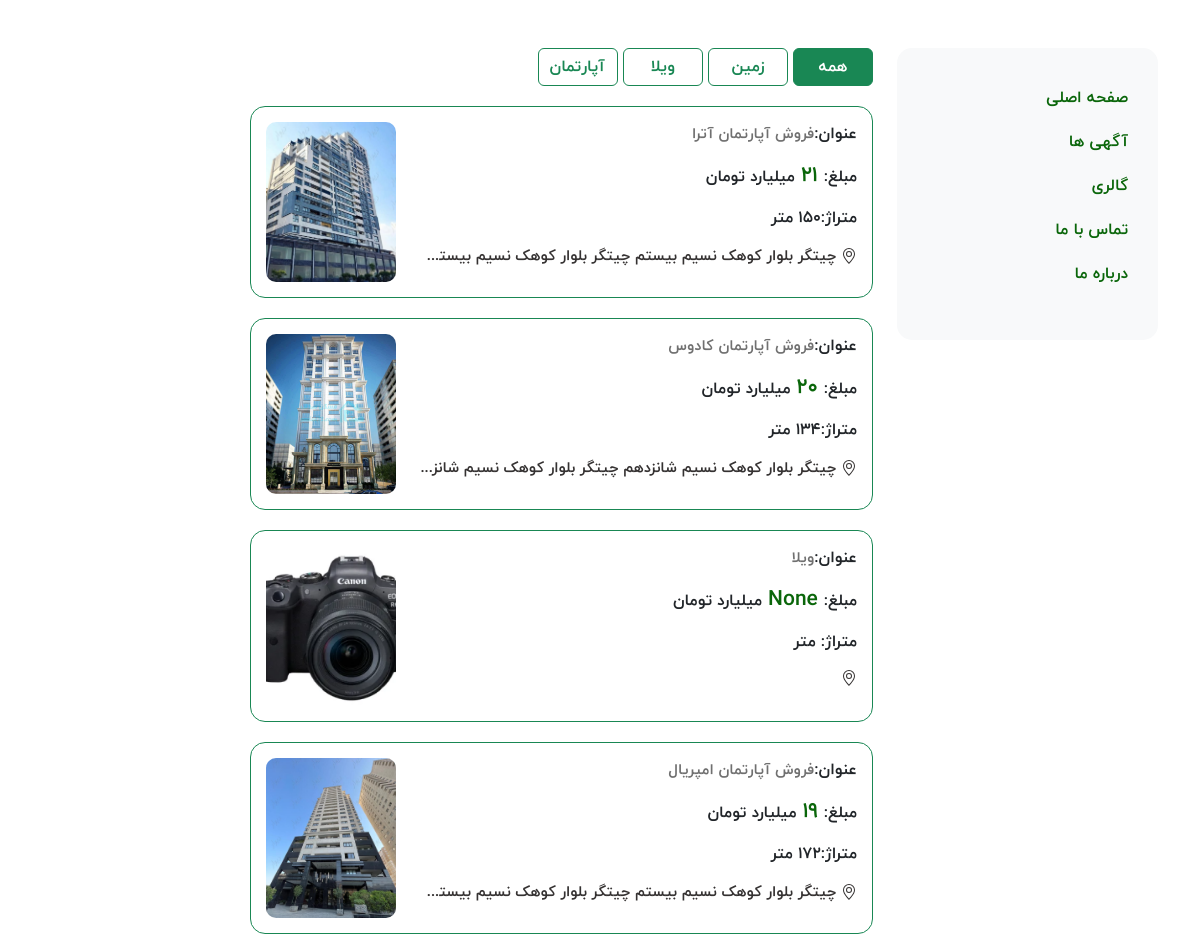
/Ads/AllAds (upper part), run on an earlier commit of the app's database.
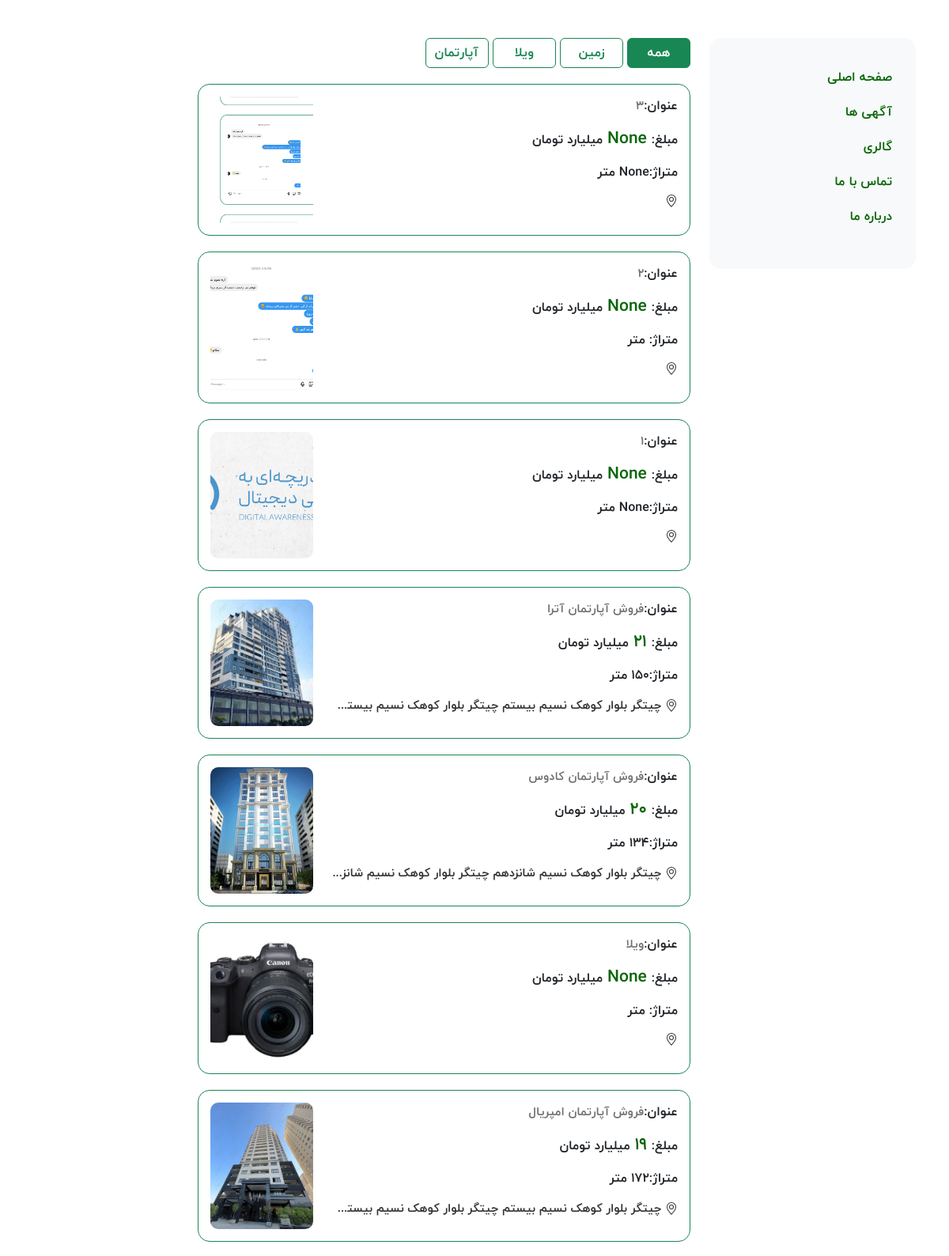
And on a later commit of the database.
### Ads/models.py (models this page shows, shortened)
class Apartment(models.Model):
    fa_db_name = models.CharField(max_length=20, editable=False, default='آپارتمان', verbose_name='نام جدول (فارسی)')
    en_db_name = models.CharField(max_length=20, editable=False, default='Apartment', verbose_name='نام جدول (انگلیسی)')
    title = models.CharField(max_length=200, verbose_name='عنوان')
    category = models.ForeignKey(Category, on_delete=models.CASCADE, blank=True, null=True, verbose_name='دسته بندی')
    NumberOfRooms = models.IntegerField(blank=True, null=True, verbose_name='تعداد اتاق خواب')
    floor = models.IntegerField(blank=True, null=True, verbose_name='طبقه')
    size = models.IntegerField(blank=True, null=True, verbose_name='متراژ')
    have_Warehouse = models.BooleanField(blank=True, null=True, verbose_name='آیا انباری دارد ؟')
    have_parking = models.BooleanField(blank=True, null=True, verbose_name='آیا پارکینگ دارد ؟')
    have_balcony = models.BooleanField(blank=True, null=True, verbose_name='آیا بالکن دارد ؟')
    PricePerMeter = models.BigIntegerField(blank=True, null=True,
                                           verbose_name='قیمت هر متر')
    totalPrice = models.BigIntegerField(blank=True, null=True,
                                        verbose_name='قیمت کل')
    address = models.TextField(blank=True, null=True, verbose_name='آدرس')
    description = models.TextField(blank=True, null=True, verbose_name='توضیحات')
    location = models.CharField(max_length=200, blank=True, null=True, verbose_name='آدرس در نقشه')
    dateTimeCreated = models.DateTimeField(auto_now_add=True, blank=True, null=True, editable=False,
                                           verbose_name='تاریخ و زمان ایجاد آگهی')
    priority = models.IntegerField(
        default=5,
        validators=[MinValueValidator(0), MaxValueValidator(10)],
        blank=True, null=True,
        verbose_name='اولویت',
    )
    pic1 = models.ImageField(upload_to='apartments', blank=True, null=True, verbose_name='عکس ۱')
    pic2 = models.ImageField(upload_to='apartments', blank=True, null=True, verbose_name='عکس ۲')
    pic3 = models.ImageField(upload_to='apartments', blank=True, null=True, verbose_name='عکس ۳')
    pic4 = models.ImageField(upload_to='apartments', blank=True, null=True, verbose_name='عکس ۴')
    pic5 = models.ImageField(upload_to='apartments', blank=True, null=True, verbose_name='عکس ۵')
    pic6 = models.ImageField(upload_to='apartments', blank=True, null=True, verbose_name='عکس ۶')
    class Meta:
        db_table = 'Apartment'
        verbose_name = 'آگهی آپارتمان'
        verbose_name_plural = 'آگهی آپارتمان ها'

class Villa(models.Model):
    fa_db_name = models.CharField(max_length=20, editable=False, default='ویلا', verbose_name='نام جدول (فارسی)')
    en_db_name = models.CharField(max_length=20, editable=False, default='Villa', verbose_name='نام جدول (انگلیسی)')
    title = models.CharField(max_length=200, verbose_name='عنوان')
    category = models.ForeignKey(Category, on_delete=models.CASCADE, blank=True, null=True, verbose_name='دسته بندی')
    landSize = models.IntegerField(blank=True, null=True, verbose_name='متراژ زمین')
    buildingSize = models.IntegerField(blank=True, null=True, verbose_name='متراژ بنا')
    NumberOfRooms = models.IntegerField(blank=True, null=True, verbose_name='تعداد اتاق خواب')
    PricePerMeter = models.BigIntegerField(blank=True, null=True,
                                           verbose_name='قیمت هر متر')
    totalPrice = models.BigIntegerField(blank=True, null=True,
                                        verbose_name='قیمت کل')
    address = models.TextField(blank=True, null=True, verbose_name='آدرس')
    description = models.TextField(blank=True, null=True, verbose_name='توضیحات')
    location = models.CharField(max_length=200, blank=True, null=True, verbose_name='آدرس در نقشه')
    dateTimeCreated = models.DateTimeField(auto_now_add=True, blank=True, null=True, editable=False,
                                           verbose_name='تاریخ و زمان ایجاد آگهی')
    priority = models.IntegerField(
        default=5,
        validators=[MinValueValidator(0), MaxValueValidator(10)],
        blank=True, null=True,
        verbose_name='اولویت',
    )
    pic1 = models.ImageField(upload_to='villas', blank=True, null=True, verbose_name='عکس ۱')
    pic2 = models.ImageField(upload_to='villas', blank=True, null=True, verbose_name='عکس ۲')
    pic3 = models.ImageField(upload_to='villas', blank=True, null=True, verbose_name='عکس ۳')
    pic4 = models.ImageField(upload_to='villas', blank=True, null=True, verbose_name='عکس ۴')
    pic5 = models.ImageField(upload_to='villas', blank=True, null=True, verbose_name='عکس ۵')
    pic6 = models.ImageField(upload_to='villas', blank=True, null=True, verbose_name='عکس ۶')
    class Meta:
        db_table = 'Villa'
        verbose_name = 'آگهی ویلا'
        verbose_name_plural = 'آگهی ویلا ها'

class Land(models.Model):
    fa_db_name = models.CharField(max_length=20, editable=False, default='زمین', verbose_name='نام جدول (فارسی)')
    en_db_name = models.CharField(max_length=20, editable=False, default='Land', verbose_name='نام جدول (انگلیسی)')
    title = models.CharField(max_length=200, verbose_name='عنوان')
    category = models.ForeignKey(Category, on_delete=models.CASCADE, blank=True, null=True, verbose_name='دسته بندی')
    size = models.IntegerField(blank=True, null=True, verbose_name='متراژ زمین')
    PricePerMeter = models.BigIntegerField(blank=True, null=True,
                                           verbose_name='قیمت هر متر')
    totalPrice = models.BigIntegerField(blank=True, null=True,
                                        verbose_name='قیمت کل')
    address = models.TextField(blank=True, null=True, verbose_name='آدرس')
    description = models.TextField(blank=True, null=True, verbose_name='توضیحات')
    location = models.CharField(max_length=200, blank=True, null=True, verbose_name='آدرس در نقشه')
    dateTimeCreated = models.DateTimeField(auto_now_add=True, blank=True, null=True, editable=False,
                                           verbose_name='تاریخ و زمان ایجاد آگهی')
    priority = models.IntegerField(
        default=5,
        validators=[MinValueValidator(0), MaxValueValidator(10)],
        blank=True, null=True,
        verbose_name='اولویت',
    )
    pic1 = models.ImageField(upload_to='lands', blank=True, null=True, verbose_name='عکس ۱')
    pic2 = models.ImageField(upload_to='lands', blank=True, null=True, verbose_name='عکس ۲')
    pic3 = models.ImageField(upload_to='lands', blank=True, null=True, verbose_name='عکس ۳')
    pic4 = models.ImageField(upload_to='lands', blank=True, null=True, verbose_name='عکس ۴')
    pic5 = models.ImageField(upload_to='lands', blank=True, null=True, verbose_name='عکس ۵')
    pic6 = models.ImageField(upload_to='lands', blank=True, null=True, verbose_name='عکس ۶')
    class Meta:
        db_table = 'Land'
        verbose_name = 'آگهی زمین'
        verbose_name_plural = 'آگهی زمین ها'

### Ads/views.py (the view)
# urls.py: path('AllAds', views.all_ads, name='AllAds'),
def all_ads(request):
    lands = Land.objects.all()
    villas = Villa.objects.all()
    apartments = Apartment.objects.all()
    all_ads = []
    for i in lands:
        all_ads.append(i)
    for i in villas:
        all_ads.append(i)
    for i in apartments:
        all_ads.append(i)
    all_ads = sorted(all_ads, key=lambda ad: ad.dateTimeCreated, reverse=True)
    footer_data = FooterData.objects.filter(is_active=True).last()
    context = {
        'lands': lands,
        'villas': villas,
        'apartments': apartments,
        'all_ads': all_ads,
        'FooterData': footer_data
    }
    return render(request, 'Ads/AllAds.html', context)

### Ads/templates/Ads/AllAds.html (shortened to what this page needs)
{% extends 'base/layout.html' %}
{% block main %}
    <div class="col-md-9 col-12 agahiha">
        <div class="buttons">
            <a href="{% url 'AllAds' %}" class="btn btn-success">همه</a>
            <a href="{% url 'showLandAds' %}" class="btn btn-outline-success">زمین</a>
            <a href="{% url 'showVillaAds' %}" class="btn btn-outline-success">ویلا</a>
            <a href="{% url 'showApartmentAds' %}" class="btn btn-outline-success">آپارتمان</a>
        </div>
        {% for apartment in all_ads %}
            <div class="box-agahi">
                <div class="row row-agahi">
                    <div class="col-lg-9 col-8 text">
                        <div class="information">
                            <p>عنوان:<span>{{ apartment.title }}</span></p>
                            <p>مبلغ:<span class="mablagh">{{ apartment.totalPrice }}</span>میلیارد تومان</p>
                            <p>متراژ:{{ apartment.size }} متر</p>
                            <p class="address">
                                {{ apartment.address }}
                            </p>
                        </div>
                    </div>
                    <div class="col-lg-3 col-4 d-flex photo-box">
                        <div class="photo-agahi">
                            <img
                                    src="{{ apartment.pic1.url }}"
                                    alt="{{ apartment.title }}"
                            />
                        </div>
                    </div>
                </div>
            </div>
        {% endfor %}
    </div>
{% endblock %}

### templates/base/layout.html (shortened to what this page needs)
{% load static %}
<html lang="fa" dir="rtl">
  <head>
    <link rel="stylesheet" href="{% static 'css/base/bootstrap.rtl.min.css' %}" />
    <link rel="stylesheet" href="{% static 'css/base/style.css' %}" />
  </head>
  <body>
    <div class="container">
      <div class="row mt-5">
        <div class="col-md-3">
            <div class="navbar navbar-expand-md bg-light ps-md-0 ps-2 mb-3">
            <div class="menu collapse navbar-collapse" id="navbarSupportedContent">
                <ul class="d-flex menu-member">
                <li><a href="{% url 'home' %}">صفحه اصلی</a></li>
                <li><a href="{% url 'AllAds' %}">آگهی ها</a></li>
                <li><a href="#">گالری</a></li>
                <li><a href="#">تماس با ما</a></li>
                <li><a href="#">درباره ما</a></li>
                </ul>
            </div>
            </div>
        </div>
        {% block main %}{% endblock %}
      </div>
    </div>
  </body>
</html>

### static/css/base/style.css (style rules this page uses)
body,h1, h2, h3, h4, h5, h6, .h1, .h2, .h3, .h4, .h5, .h6, span, .popover, p, input { font-family: yekan, roboto, serif !important; letter-spacing: 0 !important; font-weight: 500; direction: rtl; }
.menu a { text-decoration: none; color: rgb(10, 102, 10); }
.menu li { list-style: none; }
.menu { width: 100%; border-radius: 15px; }
.menu-member { flex-direction: column; gap: 20px; }
.menu-member { padding: 30px; }
.btn { width: 80px; }
.box-agahi { width: 75%; border: 1px solid #198754; margin-top: 20px; padding: 15px; border-radius: 15px; transition: all 0.3s; }
.photo-agahi { width: 180px; height: 160px; }
.photo-agahi img { width: 100%; height: 100%; object-fit: cover; border-radius: 10px; }
.photo-box { align-items: center; justify-content: center; }
.information p:nth-of-type(4) { overflow: hidden; white-space: nowrap; text-overflow: ellipsis; }
.information p span { font-size: 15px; color: rgb(112, 112, 112); font-weight: 300; line-height: 1.35; }
.mablagh { color: #0a660a !important; font-size: 21px !important; margin-left: 6px; margin-right: 6px; }
.address { font-size: 15px; color: rgb(53, 50, 50); }
.address svg { vertical-align: -3.3 }
.address { margin-bottom: 0; }
.navbar { border-radius: 15px; }

What changed in the data, as far as the page shows it:
added Land: title "3", totalPrice "None", size "None", pic1 (picture)
added Villa: title "2", totalPrice "None", pic1 (picture)
added Apartment: title "1", totalPrice "None", size "None", pic1 (picture)
